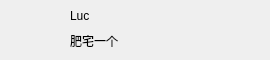
<?xml version="1.0" encoding="UTF-8"?>
<ui version="4.0">
 <class>UserItem</class>
 <widget class="QWidget" name="UserItem">
  <property name="geometry">
   <rect>
    <x>0</x>
    <y>0</y>
    <width>270</width>
    <height>60</height>
   </rect>
  </property>
  <property name="minimumSize">
   <size>
    <width>270</width>
    <height>60</height>
   </size>
  </property>
  <property name="maximumSize">
   <size>
    <width>270</width>
    <height>60</height>
   </size>
  </property>
  <property name="windowTitle">
   <string>Form</string>
  </property>
  <property name="styleSheet">
   <string notr="true"/>
  </property>
  <widget class="QPushButton" name="pb_icon">
   <property name="geometry">
    <rect>
     <x>20</x>
     <y>10</y>
     <width>40</width>
     <height>40</height>
    </rect>
   </property>
   <property name="minimumSize">
    <size>
     <width>40</width>
     <height>40</height>
    </size>
   </property>
   <property name="maximumSize">
    <size>
     <width>40</width>
     <height>40</height>
    </size>
   </property>
   <property name="styleSheet">
    <string notr="true"/>
   </property>
   <property name="text">
    <string/>
   </property>
   <property name="iconSize">
    <size>
     <width>40</width>
     <height>40</height>
    </size>
   </property>
   <property name="flat">
    <bool>true</bool>
   </property>
  </widget>
  <widget class="QLabel" name="lb_name">
   <property name="geometry">
    <rect>
     <x>70</x>
     <y>5</y>
     <width>81</width>
     <height>22</height>
    </rect>
   </property>
   <property name="styleSheet">
    <string notr="true">background: transparent;</string>
   </property>
   <property name="text">
    <string>Luc</string>
   </property>
  </widget>
  <widget class="QLabel" name="lb_feeling">
   <property name="geometry">
    <rect>
     <x>70</x>
     <y>30</y>
     <width>111</width>
     <height>22</height>
    </rect>
   </property>
   <property name="styleSheet">
    <string notr="true">background: transparent;</string>
   </property>
   <property name="text">
    <string>肥宅一个</string>
   </property>
  </widget>
 </widget>
 <resources/>
 <connections/>
</ui>
